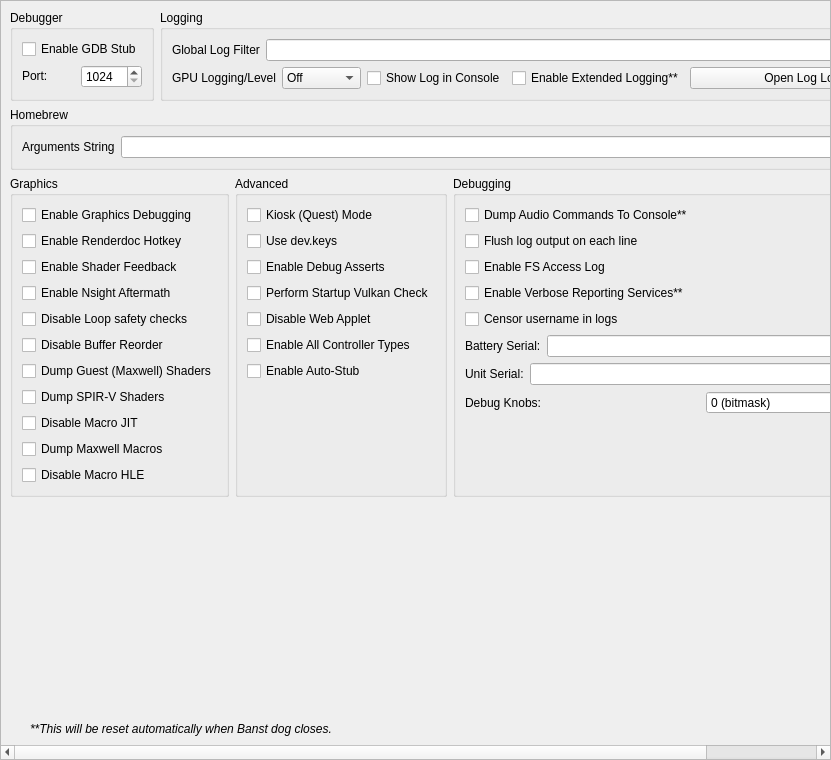
<?xml version="1.0" encoding="UTF-8"?>
<ui version="4.0">
 <class>ConfigureDebug</class>
 <widget class="QScrollArea" name="ConfigureDebug">
  <property name="geometry">
   <rect>
    <x>0</x>
    <y>0</y>
    <width>831</width>
    <height>760</height>
   </rect>
  </property>
  <property name="widgetResizable">
   <bool>true</bool>
  </property>
  <widget class="QWidget" name="widget">
   <property name="geometry">
    <rect>
     <x>0</x>
     <y>0</y>
     <width>829</width>
     <height>758</height>
    </rect>
   </property>
   <layout class="QVBoxLayout" name="verticalLayout_1">
    <item>
     <layout class="QHBoxLayout" name="horizontalLayout">
      <property name="topMargin">
       <number>0</number>
      </property>
      <item>
       <widget class="QGroupBox" name="groupBox">
        <property name="sizePolicy">
         <sizepolicy hsizetype="Preferred" vsizetype="Preferred">
          <horstretch>0</horstretch>
          <verstretch>0</verstretch>
         </sizepolicy>
        </property>
        <property name="title">
         <string>Debugger</string>
        </property>
        <property name="alignment">
         <set>Qt::AlignmentFlag::AlignLeading|Qt::AlignmentFlag::AlignLeft|Qt::AlignmentFlag::AlignTop</set>
        </property>
        <property name="flat">
         <bool>false</bool>
        </property>
        <property name="checkable">
         <bool>false</bool>
        </property>
        <layout class="QVBoxLayout" name="verticalLayout_3">
         <item>
          <widget class="QWidget" name="debug_widget" native="true">
           <property name="sizePolicy">
            <sizepolicy hsizetype="Preferred" vsizetype="Maximum">
             <horstretch>0</horstretch>
             <verstretch>0</verstretch>
            </sizepolicy>
           </property>
           <layout class="QVBoxLayout" name="verticalLayout">
            <property name="sizeConstraint">
             <enum>QLayout::SizeConstraint::SetDefaultConstraint</enum>
            </property>
            <property name="leftMargin">
             <number>0</number>
            </property>
            <property name="topMargin">
             <number>0</number>
            </property>
            <property name="rightMargin">
             <number>0</number>
            </property>
            <property name="bottomMargin">
             <number>0</number>
            </property>
            <item>
             <widget class="QCheckBox" name="toggle_gdbstub">
              <property name="sizePolicy">
               <sizepolicy hsizetype="Maximum" vsizetype="Maximum">
                <horstretch>0</horstretch>
                <verstretch>0</verstretch>
               </sizepolicy>
              </property>
              <property name="text">
               <string>Enable GDB Stub</string>
              </property>
             </widget>
            </item>
            <item>
             <widget class="QWidget" name="horizontalWidget_3" native="true">
              <property name="sizePolicy">
               <sizepolicy hsizetype="Preferred" vsizetype="Maximum">
                <horstretch>0</horstretch>
                <verstretch>0</verstretch>
               </sizepolicy>
              </property>
              <layout class="QHBoxLayout" name="horizontalLayout_3">
               <property name="leftMargin">
                <number>0</number>
               </property>
               <property name="topMargin">
                <number>0</number>
               </property>
               <property name="rightMargin">
                <number>0</number>
               </property>
               <property name="bottomMargin">
                <number>0</number>
               </property>
               <item>
                <widget class="QLabel" name="label_11">
                 <property name="sizePolicy">
                  <sizepolicy hsizetype="Minimum" vsizetype="Maximum">
                   <horstretch>0</horstretch>
                   <verstretch>0</verstretch>
                  </sizepolicy>
                 </property>
                 <property name="text">
                  <string>Port:</string>
                 </property>
                </widget>
               </item>
               <item>
                <widget class="QSpinBox" name="gdbport_spinbox">
                 <property name="sizePolicy">
                  <sizepolicy hsizetype="Preferred" vsizetype="Maximum">
                   <horstretch>0</horstretch>
                   <verstretch>0</verstretch>
                  </sizepolicy>
                 </property>
                 <property name="minimum">
                  <number>1024</number>
                 </property>
                 <property name="maximum">
                  <number>65535</number>
                 </property>
                </widget>
               </item>
              </layout>
             </widget>
            </item>
           </layout>
          </widget>
         </item>
        </layout>
       </widget>
      </item>
      <item>
       <widget class="QGroupBox" name="groupBox_2">
        <property name="sizePolicy">
         <sizepolicy hsizetype="Expanding" vsizetype="Preferred">
          <horstretch>0</horstretch>
          <verstretch>0</verstretch>
         </sizepolicy>
        </property>
        <property name="title">
         <string>Logging</string>
        </property>
        <layout class="QGridLayout" name="gridLayout_1">
         <item row="0" column="0" colspan="4">
          <widget class="QWidget" name="logging_widget" native="true">
           <property name="sizePolicy">
            <sizepolicy hsizetype="Preferred" vsizetype="Maximum">
             <horstretch>0</horstretch>
             <verstretch>0</verstretch>
            </sizepolicy>
           </property>
           <layout class="QHBoxLayout" name="horizontalLayout_1">
            <property name="leftMargin">
             <number>0</number>
            </property>
            <property name="topMargin">
             <number>0</number>
            </property>
            <property name="rightMargin">
             <number>0</number>
            </property>
            <property name="bottomMargin">
             <number>0</number>
            </property>
            <item>
             <widget class="QLabel" name="label_1">
              <property name="sizePolicy">
               <sizepolicy hsizetype="Preferred" vsizetype="Preferred">
                <horstretch>0</horstretch>
                <verstretch>0</verstretch>
               </sizepolicy>
              </property>
              <property name="text">
               <string>Global Log Filter</string>
              </property>
             </widget>
            </item>
            <item>
             <widget class="QLineEdit" name="log_filter_edit"/>
            </item>
           </layout>
          </widget>
         </item>
         <item row="1" column="0">
          <widget class="QWidget" name="gpu_log_level_widget" native="true">
           <property name="sizePolicy">
            <sizepolicy hsizetype="Preferred" vsizetype="Maximum">
             <horstretch>0</horstretch>
             <verstretch>0</verstretch>
            </sizepolicy>
           </property>
           <layout class="QHBoxLayout" name="gpu_log_level_layout">
            <property name="leftMargin">
             <number>0</number>
            </property>
            <property name="topMargin">
             <number>0</number>
            </property>
            <property name="rightMargin">
             <number>0</number>
            </property>
            <property name="bottomMargin">
             <number>0</number>
            </property>
            <item>
             <widget class="QLabel" name="gpu_log_level_label">
              <property name="text">
               <string>GPU Logging/Level</string>
              </property>
             </widget>
            </item>
            <item>
             <widget class="QComboBox" name="gpu_log_level">
              <property name="toolTip">
               <string>Detail level for GPU logs. Off disables logging entirely.</string>
              </property>
              <item>
               <property name="text">
                <string>Off</string>
               </property>
              </item>
              <item>
               <property name="text">
                <string>Errors</string>
               </property>
              </item>
              <item>
               <property name="text">
                <string>Standard</string>
               </property>
              </item>
              <item>
               <property name="text">
                <string>Verbose</string>
               </property>
              </item>
              <item>
               <property name="text">
                <string>All</string>
               </property>
              </item>
             </widget>
            </item>
           </layout>
          </widget>
         </item>
         <item row="1" column="1">
          <widget class="QCheckBox" name="toggle_console">
           <property name="text">
            <string>Show Log in Console</string>
           </property>
          </widget>
         </item>
         <item row="1" column="2">
          <widget class="QCheckBox" name="extended_logging">
           <property name="enabled">
            <bool>true</bool>
           </property>
           <property name="toolTip">
            <string>When checked, the max size of the log increases from 100 MB to 1 GB</string>
           </property>
           <property name="text">
            <string>Enable Extended Logging**</string>
           </property>
          </widget>
         </item>
         <item row="1" column="3">
          <widget class="QPushButton" name="open_log_button">
           <property name="sizePolicy">
            <sizepolicy hsizetype="Expanding" vsizetype="Maximum">
             <horstretch>1</horstretch>
             <verstretch>0</verstretch>
            </sizepolicy>
           </property>
           <property name="minimumSize">
            <size>
             <width>250</width>
             <height>0</height>
            </size>
           </property>
           <property name="text">
            <string>Open Log Location</string>
           </property>
          </widget>
         </item>
        </layout>
       </widget>
      </item>
     </layout>
    </item>
    <item>
     <widget class="QGroupBox" name="groupBox_3">
      <property name="title">
       <string>Homebrew</string>
      </property>
      <layout class="QVBoxLayout" name="verticalLayout_5">
       <item>
        <layout class="QHBoxLayout" name="horizontalLayout_4">
         <item>
          <widget class="QLabel" name="label_3">
           <property name="text">
            <string>Arguments String</string>
           </property>
          </widget>
         </item>
         <item>
          <widget class="QLineEdit" name="homebrew_args_edit"/>
         </item>
        </layout>
       </item>
      </layout>
     </widget>
    </item>
    <item>
     <layout class="QHBoxLayout" name="horizontalLayout_2">
      <item>
       <widget class="QGroupBox" name="groupBox_4">
        <property name="title">
         <string>Graphics</string>
        </property>
        <layout class="QGridLayout" name="gridLayout_2">
         <item row="4" column="0">
          <widget class="QCheckBox" name="disable_loop_safety_checks">
           <property name="toolTip">
            <string>When checked, it executes shaders without loop logic changes</string>
           </property>
           <property name="text">
            <string>Disable Loop safety checks</string>
           </property>
          </widget>
         </item>
         <item row="9" column="0">
          <widget class="QCheckBox" name="dump_macros">
           <property name="enabled">
            <bool>true</bool>
           </property>
           <property name="toolTip">
            <string>When checked, it will dump all the macro programs of the GPU</string>
           </property>
           <property name="text">
            <string>Dump Maxwell Macros</string>
           </property>
          </widget>
         </item>
         <item row="3" column="0">
          <widget class="QCheckBox" name="enable_nsight_aftermath">
           <property name="toolTip">
            <string>When checked, it enables Nsight Aftermath crash dumps</string>
           </property>
           <property name="text">
            <string>Enable Nsight Aftermath</string>
           </property>
          </widget>
         </item>
         <item row="6" column="0">
          <widget class="QCheckBox" name="dump_guest_shaders">
           <property name="enabled">
            <bool>true</bool>
           </property>
           <property name="toolTip">
            <string>When checked, it will dump original Maxwell guest shader bytecode (the input to the recompiler) as .ash files under DumpDir/shaders/. Useful for inspection with nvdisasm.</string>
           </property>
           <property name="text">
            <string>Dump Guest (Maxwell) Shaders</string>
           </property>
          </widget>
         </item>
         <item row="1" column="0">
          <widget class="QCheckBox" name="enable_renderdoc_hotkey">
           <property name="text">
            <string>Enable Renderdoc Hotkey</string>
           </property>
          </widget>
         </item>
         <item row="8" column="0">
          <widget class="QCheckBox" name="disable_macro_jit">
           <property name="enabled">
            <bool>true</bool>
           </property>
           <property name="toolTip">
            <string>When checked, it disables the macro Just In Time compiler. Enabling this makes games run slower</string>
           </property>
           <property name="text">
            <string>Disable Macro JIT</string>
           </property>
          </widget>
         </item>
         <item row="10" column="0">
          <widget class="QCheckBox" name="disable_macro_hle">
           <property name="enabled">
            <bool>true</bool>
           </property>
           <property name="toolTip">
            <string>When checked, it disables the macro HLE functions. Enabling this makes games run slower</string>
           </property>
           <property name="text">
            <string>Disable Macro HLE</string>
           </property>
          </widget>
         </item>
         <item row="0" column="0">
          <widget class="QCheckBox" name="enable_graphics_debugging">
           <property name="enabled">
            <bool>true</bool>
           </property>
           <property name="toolTip">
            <string>When checked, the graphics API enters a slower debugging mode</string>
           </property>
           <property name="text">
            <string>Enable Graphics Debugging</string>
           </property>
          </widget>
         </item>
         <item row="11" column="0">
          <spacer name="verticalSpacer_5">
           <property name="orientation">
            <enum>Qt::Orientation::Vertical</enum>
           </property>
           <property name="sizeType">
            <enum>QSizePolicy::Policy::Preferred</enum>
           </property>
           <property name="sizeHint" stdset="0">
            <size>
             <width>20</width>
             <height>0</height>
            </size>
           </property>
          </spacer>
         </item>
         <item row="2" column="0">
          <widget class="QCheckBox" name="enable_shader_feedback">
           <property name="toolTip">
            <string>When checked, yuzu will log statistics about the compiled pipeline cache</string>
           </property>
           <property name="text">
            <string>Enable Shader Feedback</string>
           </property>
          </widget>
         </item>
         <item row="5" column="0">
          <widget class="QCheckBox" name="disable_buffer_reorder">
           <property name="toolTip">
            <string>&lt;html&gt;&lt;head/&gt;&lt;body&gt;&lt;p&gt;When checked, disables reordering of mapped memory uploads which allows to associate uploads with specific draws. May reduce performance in some cases.&lt;/p&gt;&lt;/body&gt;&lt;/html&gt;</string>
           </property>
           <property name="text">
            <string>Disable Buffer Reorder</string>
           </property>
          </widget>
         </item>
         <item row="7" column="0">
          <widget class="QCheckBox" name="gpu_log_shader_dumps">
           <property name="toolTip">
            <string>When checked, it will dump the recompiler's output SPIR-V binaries (.spv) under LogDir/shaders/. Inspect via SPIRV-Tools (spirv-dis / spirv-cross / spirv-val) or RenderDoc.</string>
           </property>
           <property name="text">
            <string>Dump SPIR-V Shaders</string>
           </property>
          </widget>
         </item>
        </layout>
       </widget>
      </item>
      <item>
       <widget class="QGroupBox" name="groupBox_6">
        <property name="title">
         <string>Advanced</string>
        </property>
        <layout class="QGridLayout" name="gridLayout_4">
         <item row="3" column="0">
          <widget class="QCheckBox" name="perform_vulkan_check">
           <property name="toolTip">
            <string>Enables yuzu to check for a working Vulkan environment when the program starts up. Disable this if this is causing issues with external programs seeing yuzu.</string>
           </property>
           <property name="text">
            <string>Perform Startup Vulkan Check</string>
           </property>
          </widget>
         </item>
         <item row="4" column="0">
          <widget class="QCheckBox" name="disable_web_applet">
           <property name="text">
            <string>Disable Web Applet</string>
           </property>
          </widget>
         </item>
         <item row="5" column="0">
          <widget class="QCheckBox" name="enable_all_controllers">
           <property name="text">
            <string>Enable All Controller Types</string>
           </property>
          </widget>
         </item>
         <item row="6" column="0">
          <widget class="QCheckBox" name="use_auto_stub">
           <property name="text">
            <string>Enable Auto-Stub</string>
           </property>
          </widget>
         </item>
         <item row="0" column="0">
          <widget class="QCheckBox" name="quest_flag">
           <property name="text">
            <string>Kiosk (Quest) Mode</string>
           </property>
          </widget>
         </item>
         <item row="1" column="0">
          <widget class="QCheckBox" name="use_dev_keys">
           <property name="text">
            <string>Use dev.keys</string>
           </property>
          </widget>
         </item>
         <item row="2" column="0">
          <widget class="QCheckBox" name="use_debug_asserts">
           <property name="text">
            <string>Enable Debug Asserts</string>
           </property>
          </widget>
         </item>
         <item row="7" column="0">
          <spacer name="verticalSpacer_4">
           <property name="orientation">
            <enum>Qt::Orientation::Vertical</enum>
           </property>
           <property name="sizeType">
            <enum>QSizePolicy::Policy::Expanding</enum>
           </property>
           <property name="sizeHint" stdset="0">
            <size>
             <width>20</width>
             <height>0</height>
            </size>
           </property>
          </spacer>
         </item>
        </layout>
       </widget>
      </item>
      <item>
       <widget class="QGroupBox" name="groupBox_5">
        <property name="title">
         <string>Debugging</string>
        </property>
        <layout class="QGridLayout" name="gridLayout_3">
         <item row="6" column="0">
          <widget class="QWidget" name="serial_battery_widget" native="true">
           <property name="sizePolicy">
            <sizepolicy hsizetype="Preferred" vsizetype="Maximum">
             <horstretch>0</horstretch>
             <verstretch>0</verstretch>
            </sizepolicy>
           </property>
           <layout class="QHBoxLayout" name="horizontalLayout_11">
            <property name="leftMargin">
             <number>0</number>
            </property>
            <property name="topMargin">
             <number>0</number>
            </property>
            <property name="rightMargin">
             <number>0</number>
            </property>
            <property name="bottomMargin">
             <number>0</number>
            </property>
            <item>
             <widget class="QLabel" name="label_12">
              <property name="sizePolicy">
               <sizepolicy hsizetype="Preferred" vsizetype="Preferred">
                <horstretch>0</horstretch>
                <verstretch>0</verstretch>
               </sizepolicy>
              </property>
              <property name="text">
               <string>Battery Serial:</string>
              </property>
             </widget>
            </item>
            <item>
             <widget class="QLineEdit" name="serial_battery_edit"/>
            </item>
           </layout>
          </widget>
         </item>
         <item row="8" column="0">
          <widget class="QWidget" name="debug_knobs_widget" native="true">
           <property name="sizePolicy">
            <sizepolicy hsizetype="Preferred" vsizetype="Maximum">
             <horstretch>0</horstretch>
             <verstretch>0</verstretch>
            </sizepolicy>
           </property>
           <layout class="QHBoxLayout" name="horizontalLayout_debug_knobs">
            <property name="leftMargin">
             <number>0</number>
            </property>
            <property name="topMargin">
             <number>0</number>
            </property>
            <property name="rightMargin">
             <number>0</number>
            </property>
            <property name="bottomMargin">
             <number>0</number>
            </property>
            <item>
             <widget class="QLabel" name="label_debug_knobs">
              <property name="sizePolicy">
               <sizepolicy hsizetype="Preferred" vsizetype="Preferred">
                <horstretch>0</horstretch>
                <verstretch>0</verstretch>
               </sizepolicy>
              </property>
              <property name="text">
               <string>Debug Knobs:</string>
              </property>
             </widget>
            </item>
            <item>
             <widget class="QSpinBox" name="debug_knobs_spinbox">
              <property name="minimum">
               <number>0</number>
              </property>
              <property name="maximum">
               <number>65535</number>
              </property>
              <property name="toolTip">
               <string>Bitmask for quick development toggles</string>
              </property>
              <property name="statusTip">
               <string>Set debug knobs (bitmask)</string>
              </property>
              <property name="whatsThis">
               <string>16-bit debug knob set for quick development toggles</string>
              </property>
              <property name="suffix">
               <string> (bitmask)</string>
              </property>
             </widget>
            </item>
           </layout>
          </widget>
         </item>
         <item row="7" column="0">
          <widget class="QWidget" name="serial_board_widget" native="true">
           <property name="sizePolicy">
            <sizepolicy hsizetype="Preferred" vsizetype="Maximum">
             <horstretch>0</horstretch>
             <verstretch>0</verstretch>
            </sizepolicy>
           </property>
           <layout class="QHBoxLayout" name="horizontalLayout_12">
            <property name="leftMargin">
             <number>0</number>
            </property>
            <property name="topMargin">
             <number>0</number>
            </property>
            <property name="rightMargin">
             <number>0</number>
            </property>
            <property name="bottomMargin">
             <number>0</number>
            </property>
            <item>
             <widget class="QLabel" name="label_13">
              <property name="sizePolicy">
               <sizepolicy hsizetype="Preferred" vsizetype="Preferred">
                <horstretch>0</horstretch>
                <verstretch>0</verstretch>
               </sizepolicy>
              </property>
              <property name="text">
               <string>Unit Serial:</string>
              </property>
             </widget>
            </item>
            <item>
             <widget class="QLineEdit" name="serial_board_edit"/>
            </item>
           </layout>
          </widget>
         </item>
         <item row="20" column="0">
          <spacer name="verticalSpacer_3">
           <property name="orientation">
            <enum>Qt::Orientation::Vertical</enum>
           </property>
           <property name="sizeType">
            <enum>QSizePolicy::Policy::Expanding</enum>
           </property>
           <property name="sizeHint" stdset="0">
            <size>
             <width>20</width>
             <height>0</height>
            </size>
           </property>
          </spacer>
         </item>
         <item row="1" column="0">
          <widget class="QCheckBox" name="dump_audio_commands">
           <property name="toolTip">
            <string>Enable this to output the latest generated audio command list to the console. Only affects games using the audio renderer.</string>
           </property>
           <property name="text">
            <string>Dump Audio Commands To Console**</string>
           </property>
          </widget>
         </item>
         <item row="2" column="0">
          <widget class="QCheckBox" name="flush_line">
           <property name="text">
            <string>Flush log output on each line</string>
           </property>
          </widget>
         </item>
         <item row="3" column="0">
          <widget class="QCheckBox" name="fs_access_log">
           <property name="text">
            <string>Enable FS Access Log</string>
           </property>
          </widget>
         </item>
         <item row="4" column="0">
          <widget class="QCheckBox" name="reporting_services">
           <property name="text">
            <string>Enable Verbose Reporting Services**</string>
           </property>
          </widget>
         </item>
         <item row="5" column="0">
          <widget class="QCheckBox" name="censor_username">
           <property name="text">
            <string>Censor username in logs</string>
           </property>
          </widget>
         </item>
        </layout>
       </widget>
      </item>
     </layout>
    </item>
    <item>
     <spacer name="verticalSpacer">
      <property name="orientation">
       <enum>Qt::Orientation::Vertical</enum>
      </property>
      <property name="sizeHint" stdset="0">
       <size>
        <width>20</width>
        <height>0</height>
       </size>
      </property>
     </spacer>
    </item>
    <item>
     <widget class="QLabel" name="label_5">
      <property name="sizePolicy">
       <sizepolicy hsizetype="Expanding" vsizetype="Preferred">
        <horstretch>0</horstretch>
        <verstretch>0</verstretch>
       </sizepolicy>
      </property>
      <property name="font">
       <font>
        <italic>true</italic>
       </font>
      </property>
      <property name="text">
    <string>**This will be reset automatically when Banst dog closes.</string>
      </property>
      <property name="indent">
       <number>20</number>
      </property>
     </widget>
    </item>
   </layout>
  </widget>
 </widget>
 <tabstops>
  <tabstop>log_filter_edit</tabstop>
  <tabstop>toggle_console</tabstop>
  <tabstop>extended_logging</tabstop>
  <tabstop>open_log_button</tabstop>
  <tabstop>homebrew_args_edit</tabstop>
  <tabstop>enable_graphics_debugging</tabstop>
  <tabstop>enable_shader_feedback</tabstop>
  <tabstop>enable_nsight_aftermath</tabstop>
  <tabstop>fs_access_log</tabstop>
  <tabstop>reporting_services</tabstop>
  <tabstop>quest_flag</tabstop>
  <tabstop>use_debug_asserts</tabstop>
 </tabstops>
 <resources/>
 <connections/>
</ui>
